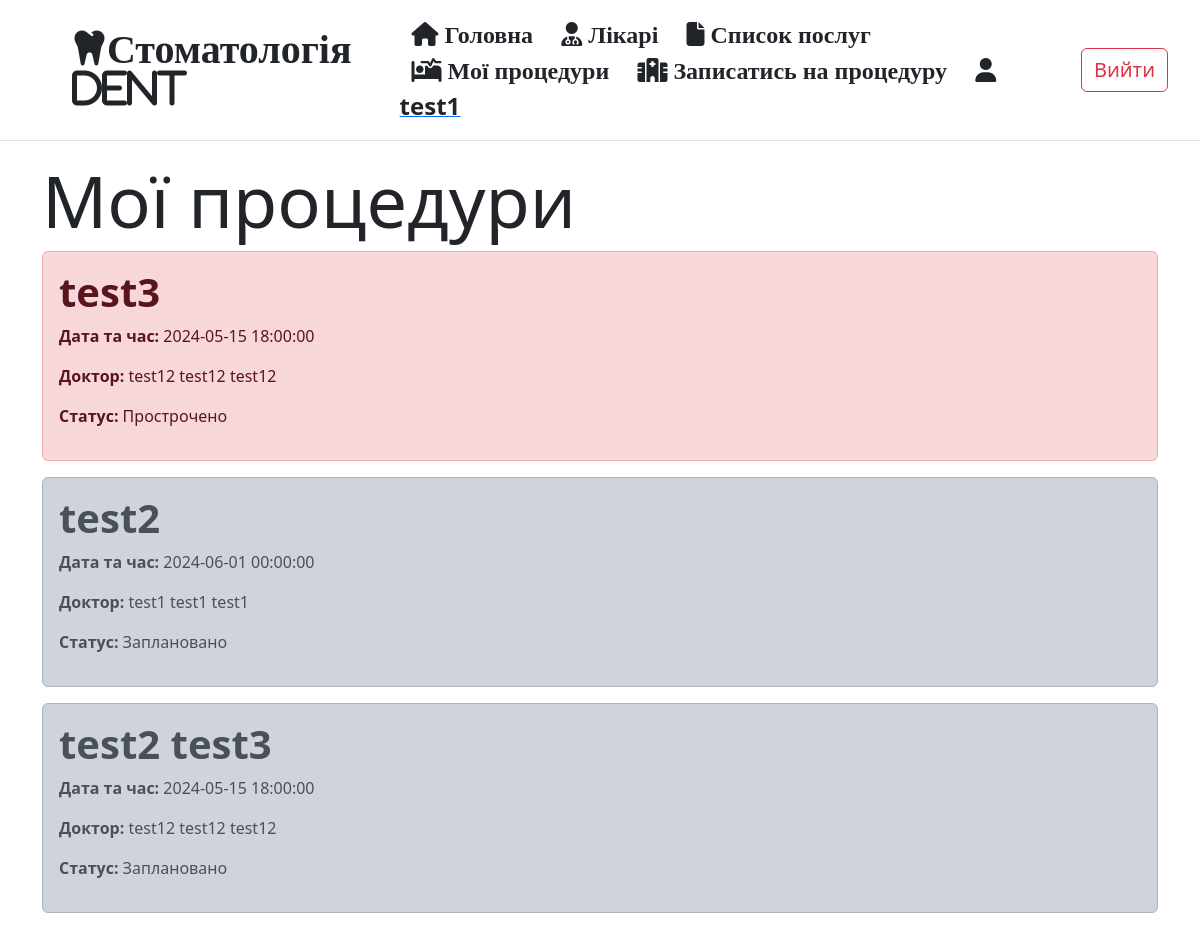
/my_procedures/ (signed in), run on the app's committed database.
### app/models.py (models this page shows, shortened)
class User(db.Model, UserMixin):
    __tablename__ = 'user'
    pk = db.Column(db.Integer(), primary_key=True)
    first_name = db.Column(db.String(100), nullable=False)
    last_name = db.Column(db.String(100), nullable=False)
    middle_name = db.Column(db.String(100), nullable=False)
    username = db.Column(db.String(100), nullable=False, unique=True)
    email = db.Column(db.String(100), nullable=False, unique=True)
    password_hash = db.Column(db.String(256), nullable=False)
    procedures = db.relationship('Procedure', backref='user')
    role_id = db.Column(db.Integer(), db.ForeignKey('role.pk'))
    created_on = db.Column(db.DateTime(), default=datetime.utcnow, nullable=False)
    update_on = db.Column(db.DateTime(), default=datetime.utcnow, onupdate=datetime.utcnow, nullable=False)

class ProcedureType(db.Model):
    __tablename__ = 'procedure_type'
    pk = db.Column(db.Integer(), primary_key=True)
    name = db.Column(db.String(100), nullable=False)
    price = db.Column(db.Integer(), nullable=False)
    details = db.Column(db.Text(), nullable=False)
    procedures = db.relationship('Procedure', secondary=procedure_procedure_type, back_populates='procedure_types')
    created_on = db.Column(db.DateTime(), default=datetime.utcnow, nullable=False)
    update_on = db.Column(db.DateTime(), default=datetime.utcnow, onupdate=datetime.utcnow, nullable=False)
    def __repr__(self):
        return self.name

class Procedure(db.Model):
    __tablename__ = 'procedure'
    pk = db.Column(db.Integer(), primary_key=True)
    date_time = db.Column(db.DateTime(), default=datetime.utcnow)
    user_id = db.Column(db.Integer(), db.ForeignKey('user.pk'))
    doctor_id = db.Column(db.Integer(), db.ForeignKey('doctor.pk'))
    procedure_types = db.relationship('ProcedureType', secondary=procedure_procedure_type, back_populates='procedures')
    status = db.Column(db.String(20), default='Заплановано')
    details = db.Column(db.Text())
    created_on = db.Column(db.DateTime(), default=datetime.utcnow, nullable=False)
    update_on = db.Column(db.DateTime(), default=datetime.utcnow, onupdate=datetime.utcnow, nullable=False)

class Doctor(db.Model):
    __tablename__ = 'doctor'
    pk = db.Column(db.Integer(), primary_key=True)
    first_name = db.Column(db.String(100), nullable=False)
    last_name = db.Column(db.String(100), nullable=False)
    middle_name = db.Column(db.String(100), nullable=False)
    phone = db.Column(db.String(15), nullable=False)
    email = db.Column(db.String(50), nullable=False)
    specialization = db.Column(db.String(50), nullable=False)
    photo = db.Column(db.String(100), nullable=False)
    procedures = db.relationship('Procedure', backref='doctor')
    created_on = db.Column(db.DateTime(), default=datetime.utcnow, nullable=False)
    update_on = db.Column(db.DateTime(), default=datetime.utcnow, onupdate=datetime.utcnow, nullable=False)
    def __repr__(self):
        return ('{} {} {}'
                .format(self.last_name, self.first_name, self.middle_name))

### app/views.py (the view)
@app.route('/my_procedures/')
def my_procedures():
    if not current_user.is_authenticated or current_user.role.name != 'Пацієнт':
        return redirect(url_for('index'))
    procedures = current_user.procedures
    return render_template('my_procedures.html', procedures=procedures)

### app/models.py (called while the page is built)
@login_manager.user_loader
def load_user(user_id):
    return db.session.query(User).get(user_id)

### app/templates/my_procedures.html (shortened to what this page needs)
{% extends 'base.html' %}
{% block content %}
    <h1 class="display-2">Мої процедури</h1>
    {% if procedures %}
        {% for procedure in procedures %}
            <div class="
            {% if procedure.status == 'Прострочено' %}alert alert-danger
                {% elif procedure.status == 'Підтверджено' %}alert alert-primary
                {% elif procedure.status == 'Виконано' %}alert alert-success
                {% else %}alert alert-dark
            {% endif %}">
                <h1><strong>
                    {% for procedure_type in procedure.procedure_types %}
                        {{ procedure_type }}
                    {% endfor %}
                </strong></h1>
                <p><strong>Дата та час: </strong>{{ procedure.date_time }}</p>
                <p><strong>Доктор: </strong>{{ procedure.doctor }}</p>
                <p><strong>Статус: </strong>{{ procedure.status }}</p>
            </div>
        {% endfor %}
    {% else %}
        <p>У вас немає жодної процедури.</p>
    {% endif %}
{% endblock %}

### app/templates/base.html (shortened to what this page needs)
<!doctype html>
<html lang="en">
<head>
    <link rel="stylesheet" href="https://cdn.jsdelivr.net/npm/bootstrap@5.3.2/dist/css/bootstrap.min.css">
</head>
<body>
    {% block sidebar %}
        <div class="d-flex flex-column flex-md-row align-items-center p-3 px-md-4 mb-3 bg-white border-bottom box-shadow">
            <h1 class="my-0 mr-md-auto font-weight-normal">
                <i class="fa-solid fa-tooth mx-5">Стоматологія DENT</i>
            </h1>
            <nav class="my-2 my-md-0 mr-md-3">
                <a class="p-2 text-dark fs-4 mx-1" href="{{ url_for('index') }}">
                    <i class="fa-solid fa-house"> Головна</i></a>
                <a class="p-2 text-dark fs-4 mx-1" href="{{ url_for('doctors') }}">
                    <i class="fa-solid fa-user-doctor"> Лікарі</i></a>
                <a class="p-2 text-dark fs-4 mx-1" href="{{ url_for('procedure_types') }}">
                    <i class="fa-solid fa-file"> Список послуг</i></a>
                {% if current_user.is_authenticated and (current_user.role.name == 'Адміністратор' or current_user.role.name == 'Супер адмін') %}
                    <a class="btn btn-sm btn-outline-primary" href="{{ url_for('procedure_type_create') }}">Додати послугу</a>
                    <a class="p-2 text-dark fs-4 mx-1" href="{{ url_for('all_procedures') }}">
                        <i class="fa-solid fa-list"> Всі процедури</i></a>
                    <a class="btn btn-sm btn-outline-primary" href="{{ url_for('procedure_create_admin') }}">Додати процедуру</a>
                    {% if current_user.role.name == 'Супер адмін' %}
                        <a href="{{ url_for('admin') }}"><strong class="p-2 text-dark fs-4 mx-1"><i class="fa-solid fa-user-tie"></i> SUPADMIN</strong></a>
                    {% else %}
                        <strong class="p-2 text-dark fs-4 mx-1"><i class="fa-solid fa-user-tie"></i> ADMIN</strong>
                    {% endif %}
                {% elif current_user.is_authenticated and current_user.role.name == 'Пацієнт' %}
                    <a class="p-2 text-dark fs-4 mx-1" href="{{ url_for('my_procedures') }}">
                        <i class="fa-solid fa-bed-pulse"> Мої процедури</i></a>
                    <a class="p-2 text-dark fs-4 mx-1" href="{{ url_for('procedure_create_user') }}">
                        <i class="fa-solid fa-hospital"> Записатись на процедуру</i></a>
                    <a href="{{ url_for('profile') }}"><strong class="p-2 text-dark fs-4 mx-1"><i class="fa-solid fa-user"></i> {{ current_user.username }}</strong></a>
                {% endif %}
            </nav>
            {% if current_user.is_authenticated %}
                <a class="btn btn-outline-danger mx-2 fs-5" href="{{ url_for('logout') }}">Вийти</a>
            {% else %}
                <a class="btn btn-outline-primary mx-2 fs-5" href="{{ url_for('login') }}">Увійти</a>
                <a class="btn btn-outline-primary mx-2 fs-5" href="{{ url_for('registration') }}">Зареєструватись</a>
            {% endif %}
        </div>
    {% endblock sidebar %}
    <div class="container">
        {% block content %} {% endblock content %}
    </div>
</body>
</html>

### data on the page
User: username "test1"
Procedure: date_time "2024-05-15 18:00:00", doctor "test12 test12 test12", status "Прострочено"
ProcedureType: name "test3"
Procedure: date_time "2024-06-01 00:00:00", doctor "test1 test1 test1", status "Заплановано"
ProcedureType: name "test2"
Procedure: date_time "2024-05-15 18:00:00", doctor "test12 test12 test12", status "Заплановано"
